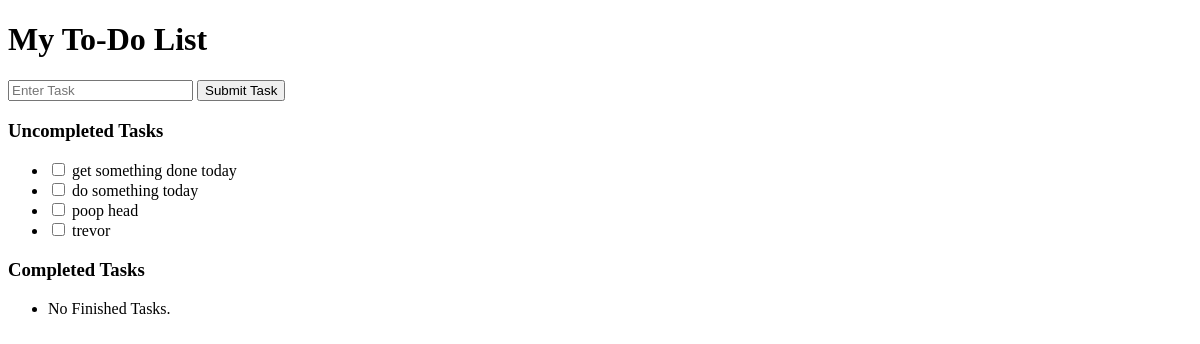
Before: / with the older database file.
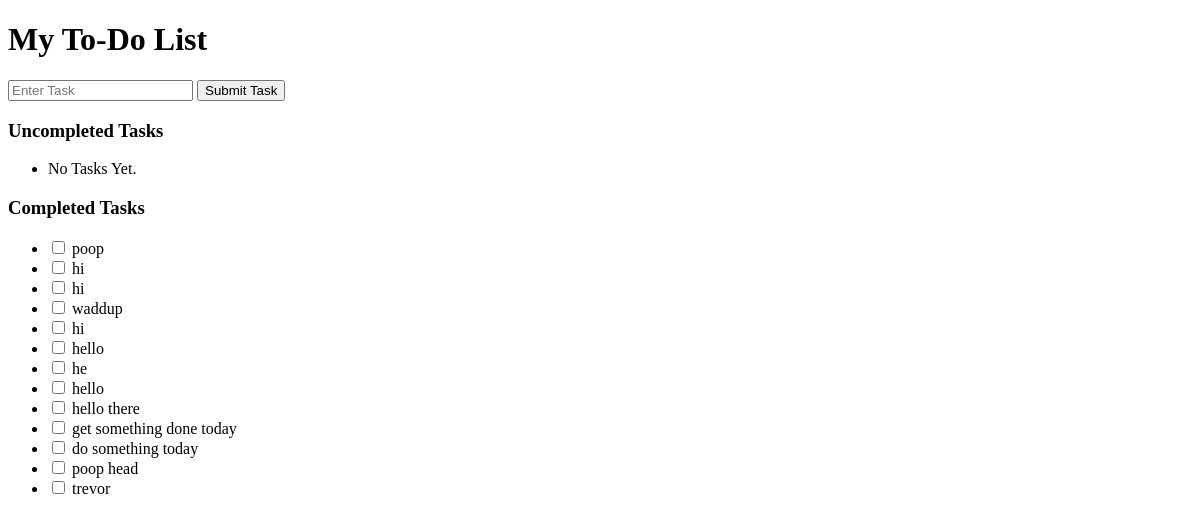
After: the same page with the newer database file.
### tables this page shows
CREATE TABLE tasks (
        id INTEGER PRIMARY KEY AUTOINCREMENT,
        title TEXT NOT NULL,
        completed INTEGER NOT NULL DEFAULT 0,
        created_at TIMESTAMP DEFAULT CURRENT_TIMESTAMP
        );

### app.py (the view)
@app.route("/")
def index():
    db = get_db()
    pending = db.execute(
        "SELECT id, title FROM tasks WHERE completed = 0 ORDER BY created_at DESC"
    ).fetchall()
    done = db.execute(
        "SELECT id, title FROM tasks WHERE completed = 1 ORDER BY created_at DESC"
    ).fetchall()
    return render_template("index.html", pending=pending, done=done)

### app.py (called while the page is built)
def get_db():
    if "db" not in g:
        g.db = sqlite3.connect(DATABASE)
        g.db.row_factory = sqlite3.Row
        g.db.execute(
            """
        CREATE TABLE IF NOT EXISTS tasks (
        id INTEGER PRIMARY KEY AUTOINCREMENT,
        title TEXT NOT NULL,
        completed INTEGER NOT NULL DEFAULT 0,
        created_at TIMESTAMP DEFAULT CURRENT_TIMESTAMP
        )
        """
        )
    g.db.commit()
    return g.db

### templates/index.html (shortened to what this page needs)
{% extends "layout.html" %} {% block body %}
<h1>My To-Do List</h1>
<form action="/add" method="POST">
  <input autofocus type="text" name="task" placeholder="Enter Task" />
  <button type="submit">Submit Task</button>
</form>
<h3>Uncompleted Tasks</h3>
<ul>
  {% for t in pending %}
  <li>
    <form
      action="{{ url_for('toggle_task_state', id=t['id'])}}"
      method="POST"
      style="display: inline"
    >
      <input type="checkbox" onchange="this.form.submit()" />
      {{ t["title"] }}
    </form>
  </li>
  {% else %}
  <li>No Tasks Yet.</li>
  {% endfor %}
</ul>
<h3>Completed Tasks</h3>
<ul>
  {% for t in done %}
  <li>
    <form
      action="{{ url_for('toggle_task_state', id=t['id'])}}"
      method="POST"
      style="display: inline"
    >
      <input type="checkbox" onchange="this.form.submit()" />
      {{ t["title"] }}
    </form>
  </li>
  {% else %}
  <li>No Finished Tasks.</li>
  {% endfor %}
</ul>
{% endblock %}

### templates/layout.html (shortened to what this page needs)
<!doctype html>
<html lang="en">
  <head>
  </head>
  <body>
    {% block body %}{% endblock %}
  </body>
</html>

Changed rows visible on the page:
added tasks: title "poop", shown under "Completed Tasks"
added tasks: title "hi", shown under "Completed Tasks"
added tasks: title "hi", shown under "Completed Tasks"
added tasks: title "waddup", shown under "Completed Tasks"
added tasks: title "hi", shown under "Completed Tasks"
added tasks: title "hello", shown under "Completed Tasks"
added tasks: title "he", shown under "Completed Tasks"
added tasks: title "hello", shown under "Completed Tasks"
added tasks: title "hello there", shown under "Completed Tasks"
changed tasks "get something done today": moves from the list under "Uncompleted Tasks" to the list under "Completed Tasks"
changed tasks "do something today": moves from the list under "Uncompleted Tasks" to the list under "Completed Tasks"
changed tasks "poop head": moves from the list under "Uncompleted Tasks" to the list under "Completed Tasks"
changed tasks "trevor": moves from the list under "Uncompleted Tasks" to the list under "Completed Tasks"
Other visible differences:
text no longer shown: "No Finished Tasks."
text now shown: "No Tasks Yet."
